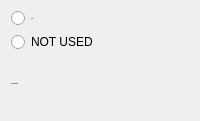
              <widget class="QFrame" name="frame_12">
               <property name="minimumSize">
                <size>
                 <width>0</width>
                 <height>121</height>
                </size>
               </property>
               <property name="maximumSize">
                <size>
                 <width>16777215</width>
                 <height>121</height>
                </size>
               </property>
               <layout class="QVBoxLayout" name="verticalLayout_25">
                <item>
                 <widget class="QRadioButton" name="lfe_from_fms_used">
                  <property name="font">
                   <font>
                    <family>Inter</family>
                    <pointsize>-1</pointsize>
                    <weight>50</weight>
                    <bold>false</bold>
                   </font>
                  </property>
                  <property name="text">
                   <string>USED</string>
                  </property>
                  <property name="checkable">
                   <bool>true</bool>
                  </property>
                  <property name="checked">
                   <bool>false</bool>
                  </property>
                  <attribute name="buttonGroup">
                   <string notr="true">buttonGroup_16</string>
                  </attribute>
                 </widget>
                </item>
                <item>
                 <widget class="QRadioButton" name="lfe_from_fms_nused">
                  <property name="text">
                   <string>NOT USED</string>
                  </property>
                  <property name="checkable">
                   <bool>true</bool>
                  </property>
                  <attribute name="buttonGroup">
                   <string notr="true">buttonGroup_16</string>
                  </attribute>
                 </widget>
                </item>
                <item>
                 <widget class="QLabel" name="label_33">
                  <property name="font">
                   <font>
                    <family>Inter</family>
                    <pointsize>-1</pointsize>
                    <weight>75</weight>
                    <bold>true</bold>
                   </font>
                  </property>
                  <property name="text">
                   <string>LFE FROM FMS</string>
                  </property>
                 </widget>
                </item>
               </layout>
              </widget>
